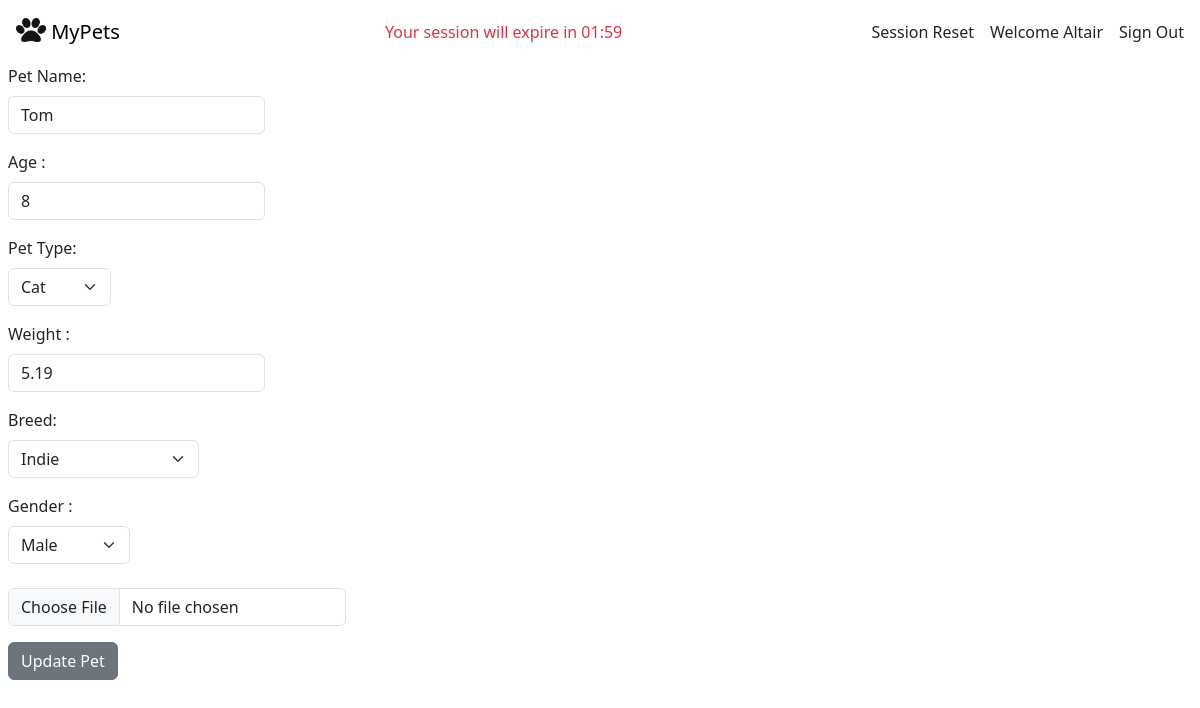
The page /pets/pet_update_route/7/?next=/pets/pet_detail_route/7/ (signed in) on the database its author committed.
### pets_app/models.py (models this page shows, shortened)
class PetInformation(Model):
    class PetType(models.TextChoices):
        CAT = "Cat", "Cat"
        DOG = "Dog", "Dog"
        HORSE = "Horse", "Horse"
        RABBIT = "Rabbit", "Rabbit"
        PIGEON = "Pigeon", "Pigeon"
    class PetGender(models.TextChoices):
        Male = "M", "Male"
        Femail = "F", "Female"
        Unknown = "Unknown","Unknown"
    class Breed(models.TextChoices):
        German_Shephard = "German_Shephard", "German_Shephard"
        Labrador = "Labrador", "Labrador"
        Indie = "Indie", "Indie"
        Persian = "Persian", "Persian"
    date = models.DateField(auto_created=True, auto_now_add=True)
    name = models.CharField(max_length=30)
    age = models.PositiveSmallIntegerField()
    pet_type = models.CharField(max_length=10, choices=PetType.choices, default=PetType.CAT)
    weight = models.DecimalField(max_digits=5, decimal_places=2)
    breed = models.CharField(max_length=20, choices=Breed.choices, default=Breed.Indie)
    gender = models.CharField(max_length=7, choices=PetGender.choices, default=PetGender.Male)
    image = models.ImageField(upload_to='images/', blank=True)
    owner = models.ForeignKey(to=OwnerModel, on_delete=models.CASCADE, null=True, blank=True)
    created_by = models.CharField(max_length=30, blank=True, null=True)
    updated_by = models.CharField(max_length=30, blank=True, null=True)

### pets_app/views.py (the view, shortened to what this page needs)
class PetUpdateView(SomeLoginRequiredMixin, SomePermissionRequiredMixin, UpdateView):
    model = PetInformation
    form_class = PetInformationForm
    template_name = 'pets_app/pet_update_form.html'
    permission_required = 'pets_app.change_petinformation'
    def get(self, request, *args, **kwargs):
        set_expir(req=request)
        return super().get(request, *args, **kwargs)

### pets_app/forms.py (shortened to what this page needs)
class PetInformationForm(ModelForm):
    class Meta:
        model = PetInformation
        fields = '__all__'
        exclude = ('owner','created_by', 'updated_by')
        widgets = {
                    'name':forms.TextInput(attrs={'class':'form-control my-2 w-auto' }),
                    'pet_type':forms.Select(attrs={'class':'form-select my-2 w-auto'}),
                    'age':forms.NumberInput(attrs={'class':'form-control my-2 w-auto'}),
                    'breed':forms.Select(attrs={'class':'form-select my-2 w-auto'}),
                    'gender':forms.Select(attrs={'class':'form-select my-2 w-auto'}),
                    'weight':forms.NumberInput(attrs={'class':'form-control my-2 w-auto'}),
                    'image':forms.FileInput(attrs={'class':'form-control mt-4 mb-2 w-auto'}),
                    }
        labels = {
                    'name':'Pet Name',
                    'pet_type':'Pet Type',
                    'breed':'Breed',
                    'age':'Age ',
                    'gender': 'Gender ',
                    'weight':'Weight ',
                    'image':'',
        }

### pets_app/mixins.py (called while the page is built, shortened)
    def dispatch(self, request, *args, **kwargs):
        if not request.user.is_authenticated:
            return self.handle_no_permission()
        else:
            return super().dispatch(request, *args, **kwargs)

    def get_permission_required(self):
        if isinstance(self.permission_required, str):
            perms = (self.permission_required,)
        else:
            perms = self.permission_required
        return perms

    def has_permission(self):
        perms = self.get_permission_required()
        return self.request.user.has_perms(perms)

    def dispatch(self, request, *args, **kwargs):
        return super().dispatch(request, *args, **kwargs)

### pets_app/views.py (called while the page is built)
def set_expir(req, timer=SESSION_COOKIE_AGE):
    print(req.session.session_key)
    if req.user.is_authenticated:
        req.session.set_expiry(timer)
    print(req.session.get_expiry_age())

### pets_app/templates/pets_app/pet_update_form.html (shortened to what this page needs)
{% extends 'pets.html' %}
{% block 'content' %}
    <form method="POST" enctype="multipart/form-data" class="m-1">
        {{form.as_p}}
        <div>
            <input type="submit" value="Update Pet" class="btn btn-secondary">
        </div>
    </form>
{% endblock %}

### templates/pets.html (shortened to what this page needs)
{% load static %}
<html lang="en">
<head>
    <link href="https://cdn.jsdelivr.net/npm/bootstrap@5.3.1/dist/css/bootstrap.min.css" rel="stylesheet">
    <link rel="stylesheet" href="{% static 'css/main.css' %}">
    <nav class="navbar">
        <div class="container-fluid">
          <a class="navbar-brand" href="{% url 'pets_app_name:pets_name' %}">
            <img src="{% static 'images/paw.jpg' %}" alt="paws.img" width="30" height="24" class="d-inline-flex align-text-top">
            MyPets
          </a>
          <div class="d-flex column-gap-3">
            {% if request.user.is_authenticated %}
              <a class="nav-link " href="{{request.path}}">Session Reset</a>
              <div>
                Welcome {{request.user | capfirst }}
              </div>
              <a class="nav-link " href="{% url 'pets_app_name:user_login_name' %}">Sign Out</a>
            {% else  %}
              <a class="nav-link" href="{% url 'pets_app_name:user_login_name' %}">Sign In</a>
              <a class="nav-link" href="{% url 'pets_app_name:user_create_name' %}">Sign Up</a>
            {% endif%}
          </div>
        </div>
    </nav>
</head>
<body class="m-1">
    {% block 'content' %}
    {% endblock %}
</body>
</html>

### static/css/pallet.css (style rules this page uses)
:root { --pet_red: #dc3545; --pet_red_light: #e44051; --pet_green: #198754; --pet_teal: #20c997; --pet_grey: #adb5bd; }

### rows shown on the page
PetInformation: name "Tom", age "8", pet_type "Cat", weight "5.19", breed "Indie", gender "Male"

### other values the page prints
{{ request.user | capfirst }} "Altair"
